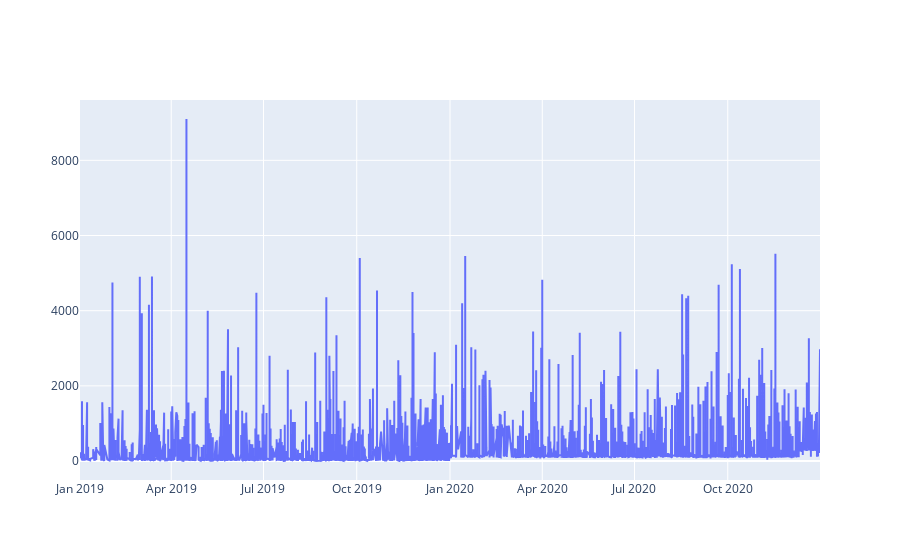

Here is the notebook cell this chart was saved with:
### Code cell
fig = go.Figure()
fig.add_trace(go.Scatter(
    x=df.index,
    y=df.Sales,
    mode = 'lines'
))
fig.show()

### Figure 1 — Plotly figure (JSON) as saved in the notebook; plotly's stock layout.template omitted (floating-point values rounded to 4 significant figures; data arrays with more than 128 entries replaced by an {"elided": "..."} marker saying what was removed)
{"data": [{"mode": "lines", "type": "scatter", "x": {"elided": "5901 str values"}, "y": {"elided": "5901 float values"}}], "layout": {}}
